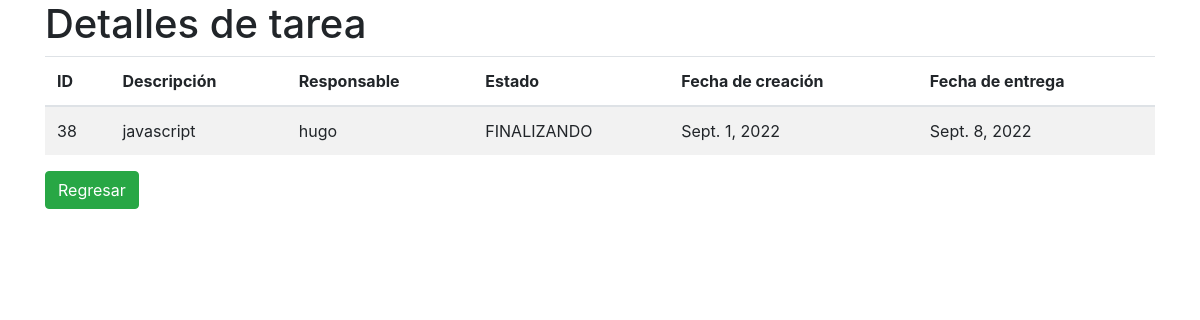
Screenshot of /gestion_tareas/detalleTarea/38 with the database file from the repository.
### gestion_tareas/models.py (models this page shows)
class tarea(models.Model):
    descripcion = models.CharField(max_length=128,default='')
    fecha_creacion = models.DateField(null=True)
    fecha_entrega = models.DateField(null=True)
    responsable = models.CharField(max_length=128,default='')#nombre de usuario responsable
    estado = models.CharField(max_length=40,default='')

### gestion_tareas/views.py (the view)
# urls.py: path('detalleTarea/<str:id>',views.detalleTarea,name='detalleTarea'),
def detalleTarea(request,id):
    tarea_detalle = tarea.objects.filter(id=id)
    return render(request,'gestion_tareas/detalleTarea.html',{
        'tarea_detalle':tarea_detalle
    })

### gestion_tareas/templates/gestion_tareas/detalleTarea.html (shortened to what this page needs)
<!DOCTYPE html>
<html lang="en">
<head>
    <link href="https://maxcdn.bootstrapcdn.com/bootstrap/4.0.0/css/bootstrap.min.css" rel="stylesheet">
</head>
<body>
    <div class="container">
        <h1>Detalles de tarea</h1>
        <table class="table table-striped">
            <thead>
            <tr>
                <th scope="col">ID</th>
                <th scope="col">Descripción</th>
                <th scope="col">Responsable</th>
                <th scope="col">Estado</th>
                <th scope="col">Fecha de creación</th>
                <th scope="col">Fecha de entrega</th>
            </tr>
            </thead>
            <tbody>
                {% for tarea in tarea_detalle %}
                <tr>
                    <td>{{tarea.id}}</td>
                    <td>{{tarea.descripcion}}</td>
                    <td>{{tarea.responsable}}</td>
                    <td>{{tarea.estado}}</td>
                    <td>{{tarea.fecha_creacion}}</td>
                    <td>{{tarea.fecha_entrega}}</td>
                </tr>
                {% endfor %}
            </tbody>
        </table>
        <a class="btn btn-success" href="{% url 'gestion_tareas:dashboard' %}">Regresar</a>
    </div>
</body>
</html>

### rows the page displays
tarea: id "38", descripcion "javascript", responsable "hugo", estado "FINALIZANDO", fecha_creacion "Sept. 1, 2022", fecha_entrega "Sept. 8, 2022"
